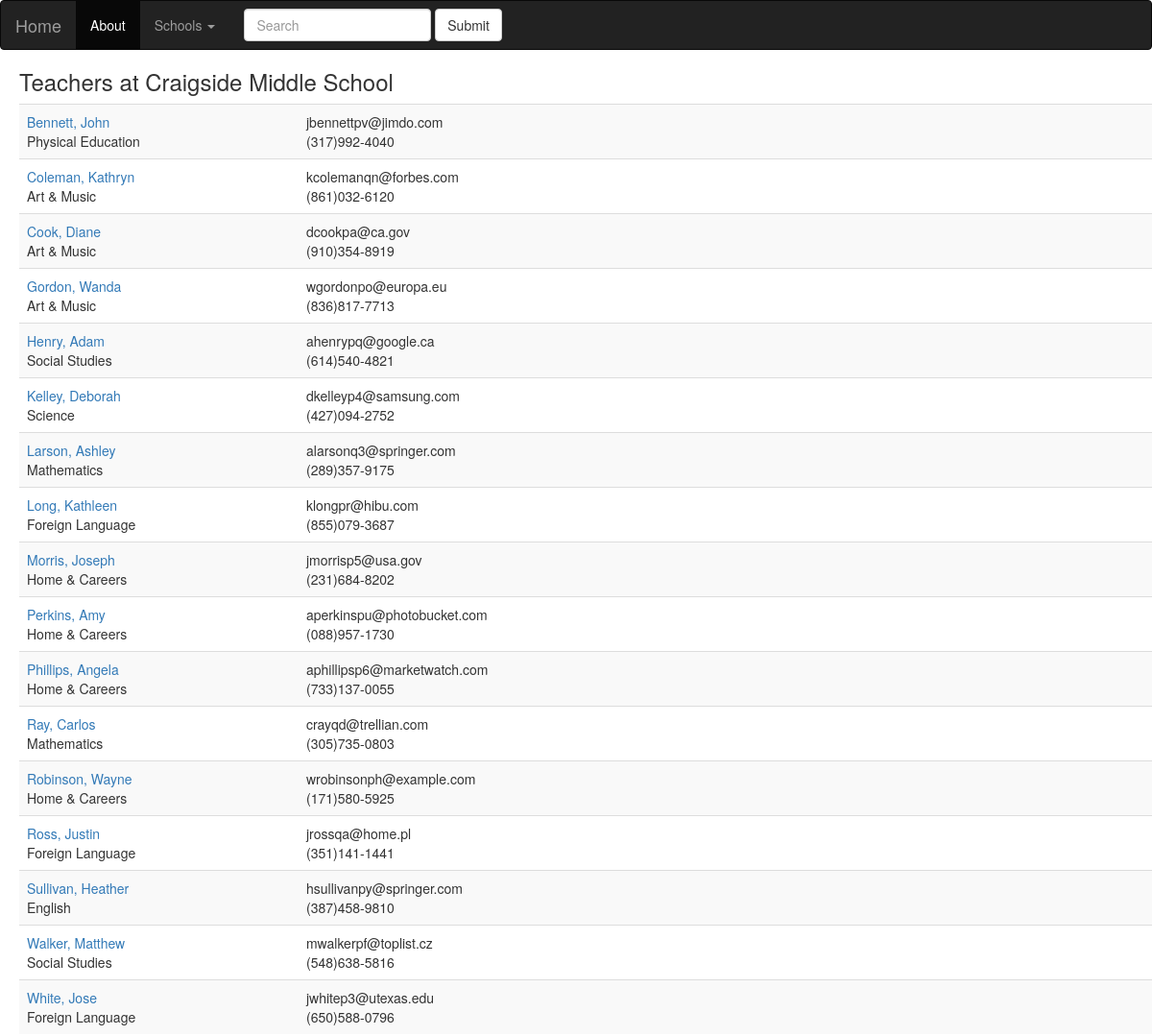
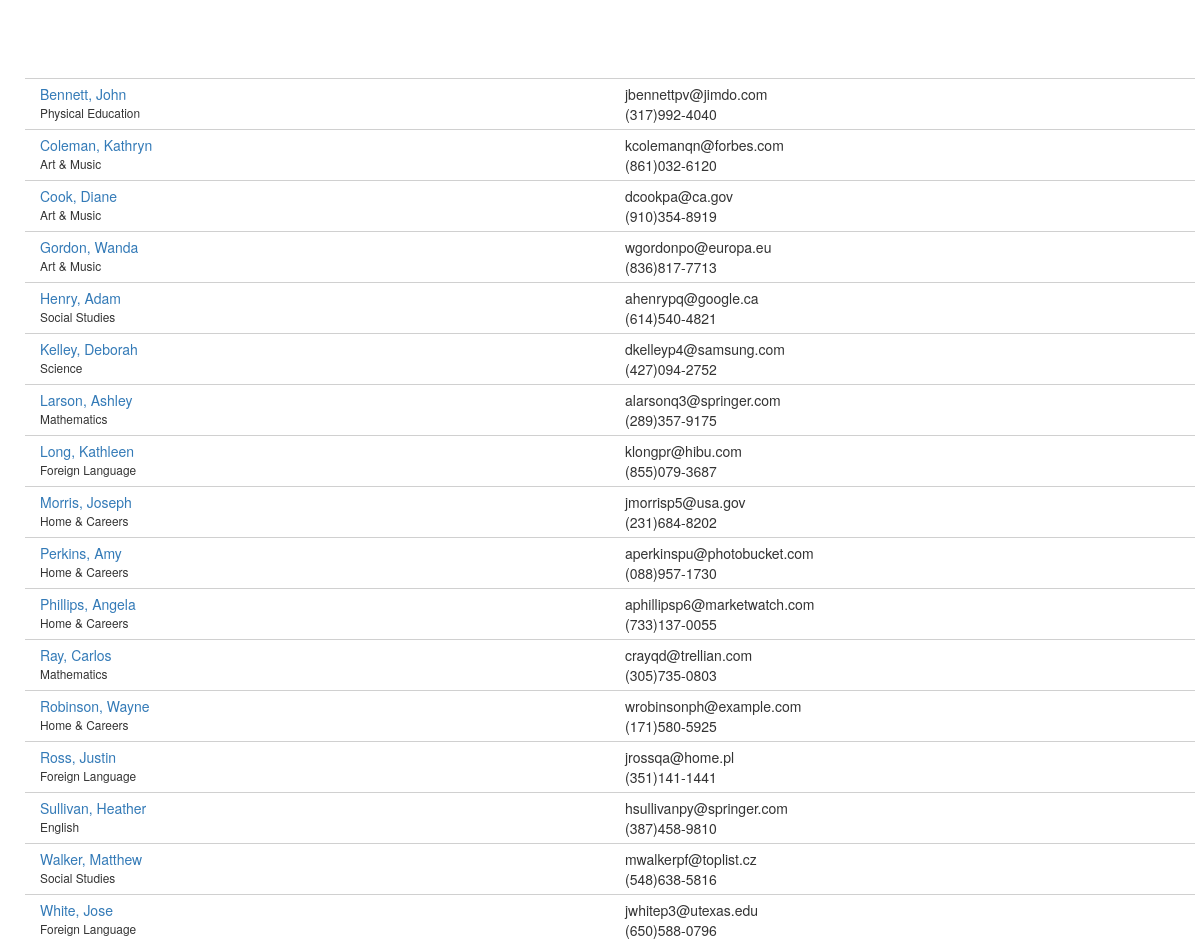
The app's page /districts/1/schools/2/teachers, older data (2 pictures, top to bottom).
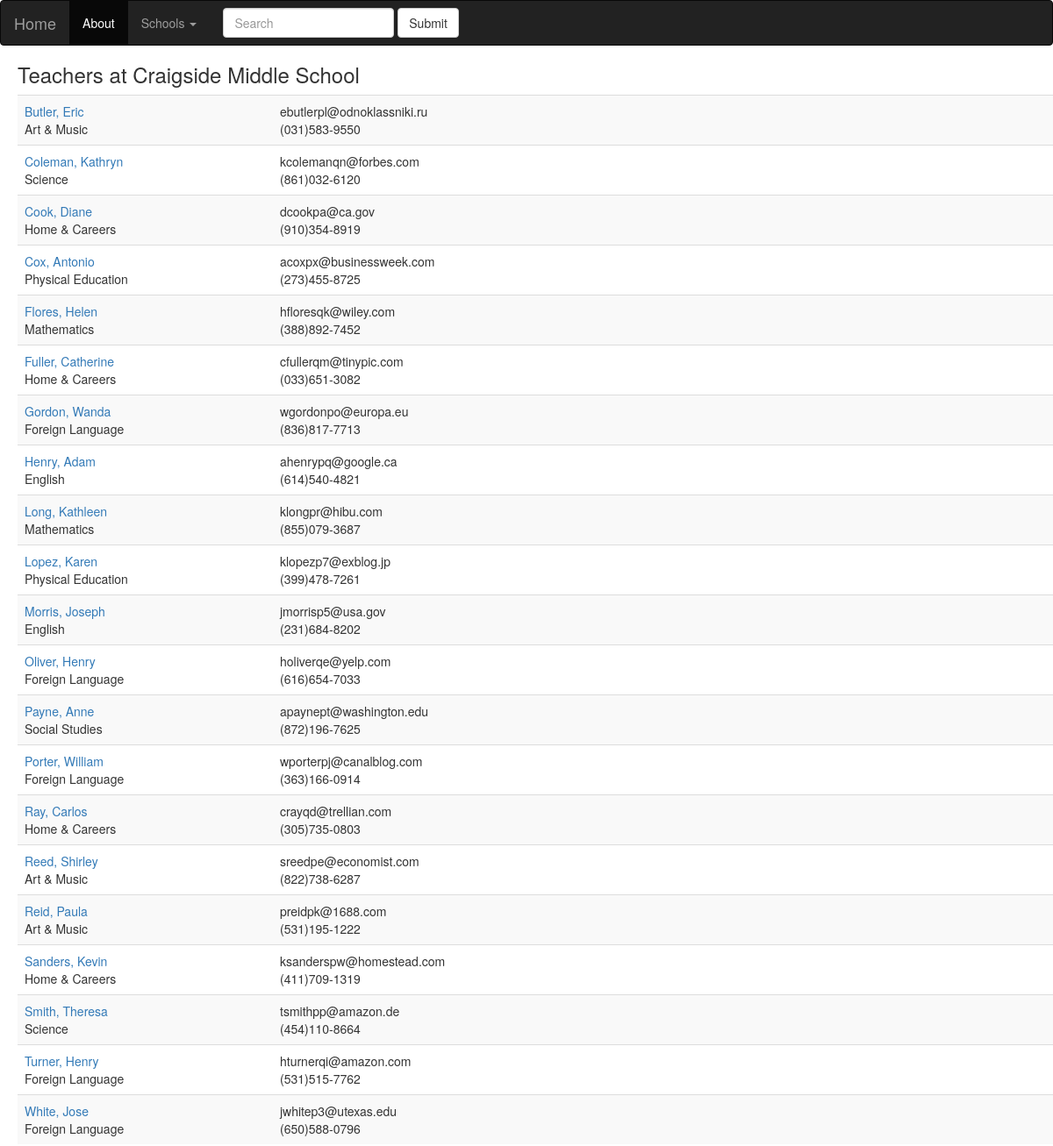
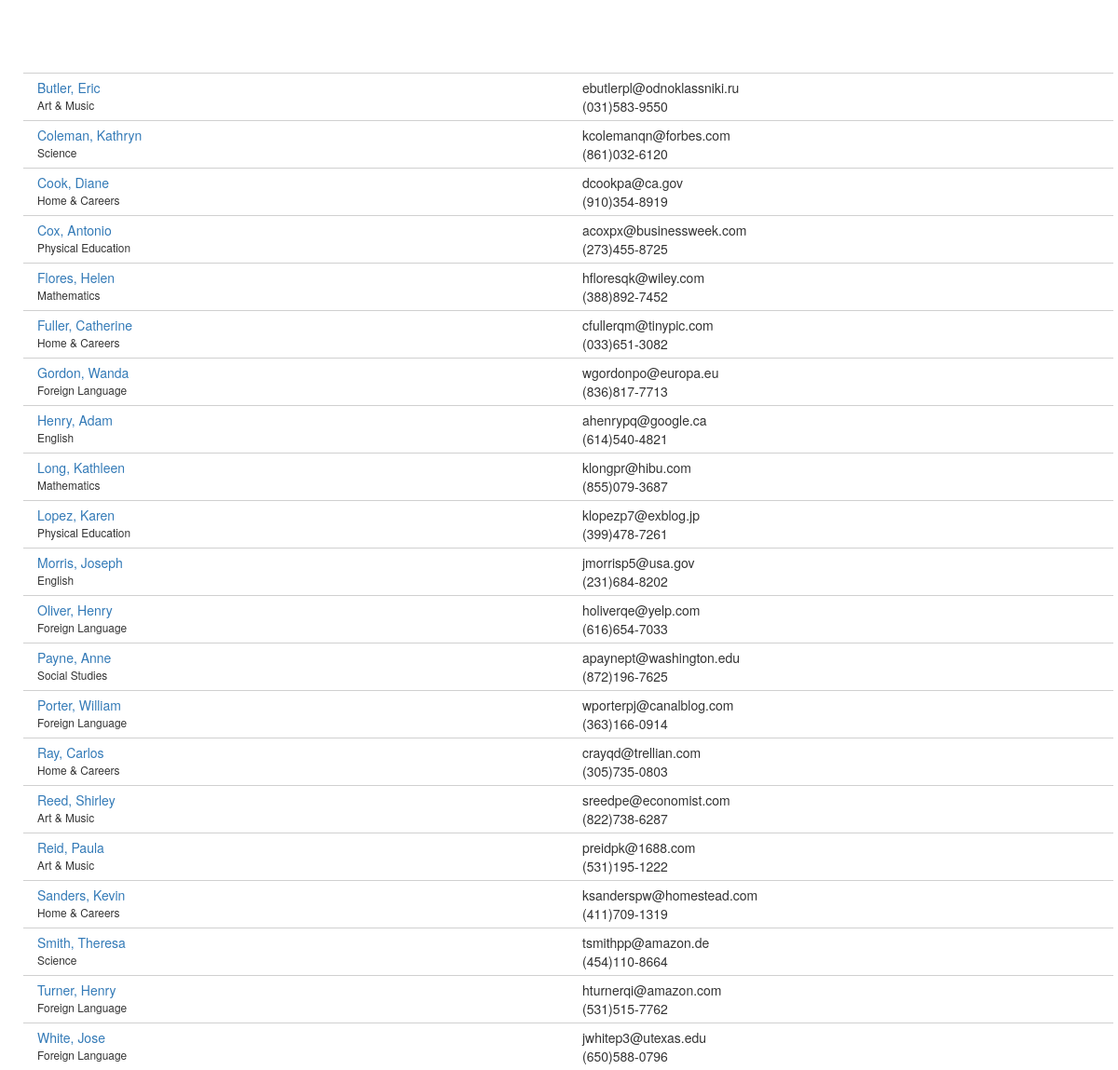
The same page, newer data (2 pictures, top to bottom).
### database_setup.py (models this page shows, shortened)
class Teacher(Base):
    __tablename__ = 'teacher'
    id = Column(Integer, primary_key=True)
    first_name = Column(String(40), nullable=False)
    last_name = Column(String(40), nullable=False)
    department = Column(String(50))
    address = Column(String(50))
    city = Column(String(50))
    state = Column(String(50))
    zip = Column(String(50))
    phone = Column(String(50))
    email = Column(String(50))
    school_id = Column(Integer, ForeignKey('school.id'))
    school = relationship('School')

### schools.py (the view)
@app.route('/districts/<int:district_id>/schools/<int:school_id>/teachers')
def showAllTeachers(district_id, school_id):
    school = session.query(School).filter_by(id=school_id).one()
    teachers = session.query(Teacher).filter_by(school_id=school_id).all()
    return render_template('teachers.html', district_id=district_id, school=school, teachers=teachers)

### templates/teachers.html (shortened to what this page needs)
{% extends "base.html" %}
{% block content %}
<h3>Teachers at {{school.name}}</h3>
<table class="table table-striped">
{% for teacher in teachers %}
<tr>
	<td>
		<table style="width:50%">
			<tr>
				<td style="width:50%"><a href='{{url_for('showTeacher', district_id=district_id, school_id=school.id, teacher_id=teacher.id)}}'>{{teacher.last_name}}, {{teacher.first_name}}</a></td>
				<td style="width:50%; margin-left:50px;">{{teacher.email}}</td>
			</tr>
			<tr>
				<td style="width:50%">{{teacher.department}}</td>
				<td style="width:50%; margin-left:50px;">{{teacher.phone}}</td>
			</tr>
		</table>
	</td>
</tr>
{% endfor %}
</table>
<p>&nbsp;</p>
<p>&nbsp;</p>
{% for teacher in teachers %}
<div class="container">
    <div class="row" style="border-top: 1px solid #d0d0d0; padding-top: 5px;">
        <div class="col-sm-6"><a href='{{url_for('showTeacher', district_id=district_id, school_id=school.id, teacher_id=teacher.id)}}'>{{teacher.last_name}}, {{teacher.first_name}}</a></div>
        <div class="col-sm-6">{{teacher.email}}</div>
    </div>
    <div class="row" style="padding-bottom: 5px;">
        <div class="col-sm-6" style="font-size:85%;">{{teacher.department}}</div>
        <div class="col-sm-6">{{teacher.phone}}</div>
    </div>
</div>
{% endfor %}
{% endblock %}

Row changes from the older to the newer data that the page shows:
no longer on this page (row edited): Teacher: last_name "Bennett", first_name "John", email "jbennettpv@jimdo.com", department "Physical Education", phone "(317)992-4040"
no longer on this page (row edited): Teacher: last_name "Kelley", first_name "Deborah", email "dkelleyp4@samsung.com", department "Science", phone "(427)094-2752"
no longer on this page (row edited): Teacher: last_name "Larson", first_name "Ashley", email "alarsonq3@springer.com", department "Mathematics", phone "(289)357-9175"
no longer on this page (row edited): Teacher: last_name "Perkins", first_name "Amy", email "aperkinspu@photobucket.com", department "Home & Careers", phone "(088)957-1730"
no longer on this page (row edited): Teacher: last_name "Phillips", first_name "Angela", email "aphillipsp6@marketwatch.com", department "Home & Careers", phone "(733)137-0055"
no longer on this page (row edited): Teacher: last_name "Robinson", first_name "Wayne", email "wrobinsonph@example.com", department "Home & Careers", phone "(171)580-5925"
no longer on this page (row edited): Teacher: last_name "Ross", first_name "Justin", email "jrossqa@home.pl", department "Foreign Language", phone "(351)141-1441"
no longer on this page (row edited): Teacher: last_name "Sullivan", first_name "Heather", email "hsullivanpy@springer.com", department "English", phone "(387)458-9810"
no longer on this page (row edited): Teacher: last_name "Walker", first_name "Matthew", email "mwalkerpf@toplist.cz", department "Social Studies", phone "(548)638-5816"
now on this page (row edited): Teacher: last_name "Butler", first_name "Eric", email "ebutlerpl@odnoklassniki.ru", department "Art & Music", phone "(031)583-9550"
changed Teacher "Coleman": department "Art & Music" → "Science"
changed Teacher "Cook": department "Art & Music" → "Home & Careers"
now on this page (row edited): Teacher: last_name "Cox", first_name "Antonio", email "acoxpx@businessweek.com", department "Physical Education", phone "(273)455-8725"
now on this page (row edited): Teacher: last_name "Flores", first_name "Helen", email "hfloresqk@wiley.com", department "Mathematics", phone "(388)892-7452"
now on this page (row edited): Teacher: last_name "Fuller", first_name "Catherine", email "cfullerqm@tinypic.com", department "Home & Careers", phone "(033)651-3082"
changed Teacher "Gordon": department "Art & Music" → "Foreign Language"
changed Teacher "Adam": department "Social Studies" → "English"
changed Teacher "Long": department "Foreign Language" → "Mathematics"
now on this page (row edited): Teacher: last_name "Lopez", first_name "Karen", email "klopezp7@exblog.jp", department "Physical Education", phone "(399)478-7261"
changed Teacher "Morris": department "Home & Careers" → "English"
now on this page (row edited): Teacher: last_name "Oliver", first_name "Henry", email "holiverqe@yelp.com", department "Foreign Language", phone "(616)654-7033"
now on this page (row edited): Teacher: last_name "Payne", first_name "Anne", email "apaynept@washington.edu", department "Social Studies", phone "(872)196-7625"
now on this page (row edited): Teacher: last_name "Porter", first_name "William", email "wporterpj@canalblog.com", department "Foreign Language", phone "(363)166-0914"
changed Teacher "Ray": department "Mathematics" → "Home & Careers"
now on this page (row edited): Teacher: last_name "Reed", first_name "Shirley", email "sreedpe@economist.com", department "Art & Music", phone "(822)738-6287"
now on this page (row edited): Teacher: last_name "Reid", first_name "Paula", email "preidpk@1688.com", department "Art & Music", phone "(531)195-1222"
now on this page (row edited): Teacher: last_name "Sanders", first_name "Kevin", email "ksanderspw@homestead.com", department "Home & Careers", phone "(411)709-1319"
now on this page (row edited): Teacher: last_name "Smith", first_name "Theresa", email "tsmithpp@amazon.de", department "Science", phone "(454)110-8664"
now on this page (row edited): Teacher: last_name "Turner", first_name "Henry", email "hturnerqi@amazon.com", department "Foreign Language", phone "(531)515-7762"
